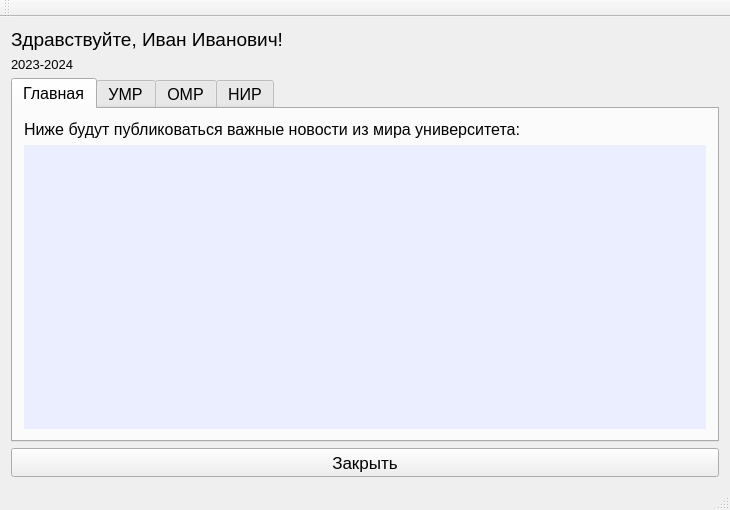
<?xml version="1.0" encoding="UTF-8"?>
<ui version="4.0">
 <class>MainWindow</class>
 <widget class="QMainWindow" name="MainWindow">
  <property name="geometry">
   <rect>
    <x>0</x>
    <y>0</y>
    <width>730</width>
    <height>510</height>
   </rect>
  </property>
  <property name="minimumSize">
   <size>
    <width>730</width>
    <height>510</height>
   </size>
  </property>
  <property name="windowTitle">
   <string>Индивидуальный план преподавателя</string>
  </property>
  <widget class="QWidget" name="centralWidget">
   <layout class="QVBoxLayout" name="verticalLayout">
    <item>
     <widget class="QLabel" name="label_2">
      <property name="font">
       <font>
        <pointsize>14</pointsize>
       </font>
      </property>
      <property name="text">
       <string>Здравствуйте, Иван Иванович!</string>
      </property>
     </widget>
    </item>
    <item>
     <widget class="QLabel" name="label">
      <property name="font">
       <font>
        <pointsize>10</pointsize>
       </font>
      </property>
      <property name="text">
       <string>2023-2024</string>
      </property>
     </widget>
    </item>
    <item>
     <widget class="QTabWidget" name="tabWidget">
      <property name="font">
       <font>
        <pointsize>12</pointsize>
       </font>
      </property>
      <property name="tabShape">
       <enum>QTabWidget::Rounded</enum>
      </property>
      <property name="currentIndex">
       <number>0</number>
      </property>
      <widget class="QWidget" name="tab_4">
       <attribute name="title">
        <string>Главная</string>
       </attribute>
       <layout class="QVBoxLayout" name="verticalLayout_7">
        <item>
         <widget class="QLabel" name="label_3">
          <property name="font">
           <font>
            <pointsize>12</pointsize>
           </font>
          </property>
          <property name="text">
           <string>Ниже будут публиковаться важные новости из мира университета:</string>
          </property>
         </widget>
        </item>
        <item>
         <widget class="QLabel" name="label_4">
          <property name="sizePolicy">
           <sizepolicy hsizetype="Expanding" vsizetype="Expanding">
            <horstretch>0</horstretch>
            <verstretch>0</verstretch>
           </sizepolicy>
          </property>
          <property name="styleSheet">
           <string notr="true">background-color:rgb(235, 238, 255);</string>
          </property>
          <property name="text">
           <string/>
          </property>
         </widget>
        </item>
       </layout>
      </widget>
      <widget class="QWidget" name="tab">
       <attribute name="title">
        <string>УМР</string>
       </attribute>
       <layout class="QVBoxLayout" name="verticalLayout_4">
        <item>
         <widget class="QTableView" name="tableView"/>
        </item>
        <item>
         <layout class="QHBoxLayout" name="horizontalLayout_4">
          <item>
           <widget class="QPushButton" name="pushButton">
            <property name="sizePolicy">
             <sizepolicy hsizetype="Minimum" vsizetype="Maximum">
              <horstretch>0</horstretch>
              <verstretch>0</verstretch>
             </sizepolicy>
            </property>
            <property name="font">
             <font>
              <pointsize>13</pointsize>
             </font>
            </property>
            <property name="text">
             <string>Добавить</string>
            </property>
           </widget>
          </item>
          <item>
           <widget class="QPushButton" name="pushButton_2">
            <property name="sizePolicy">
             <sizepolicy hsizetype="Minimum" vsizetype="Maximum">
              <horstretch>0</horstretch>
              <verstretch>0</verstretch>
             </sizepolicy>
            </property>
            <property name="font">
             <font>
              <pointsize>13</pointsize>
             </font>
            </property>
            <property name="text">
             <string>Удалить</string>
            </property>
           </widget>
          </item>
          <item>
           <widget class="QPushButton" name="pushButton_3">
            <property name="sizePolicy">
             <sizepolicy hsizetype="Minimum" vsizetype="Maximum">
              <horstretch>0</horstretch>
              <verstretch>0</verstretch>
             </sizepolicy>
            </property>
            <property name="font">
             <font>
              <pointsize>13</pointsize>
             </font>
            </property>
            <property name="text">
             <string>Обновить</string>
            </property>
           </widget>
          </item>
         </layout>
        </item>
       </layout>
      </widget>
      <widget class="QWidget" name="tab_2">
       <attribute name="title">
        <string>ОМР</string>
       </attribute>
       <layout class="QVBoxLayout" name="verticalLayout_5">
        <item>
         <widget class="QTableView" name="tableView_2"/>
        </item>
        <item>
         <layout class="QHBoxLayout" name="horizontalLayout_5">
          <item>
           <widget class="QPushButton" name="pushButton_4">
            <property name="font">
             <font>
              <pointsize>13</pointsize>
             </font>
            </property>
            <property name="text">
             <string>Добавить</string>
            </property>
           </widget>
          </item>
          <item>
           <widget class="QPushButton" name="pushButton_5">
            <property name="font">
             <font>
              <pointsize>13</pointsize>
             </font>
            </property>
            <property name="text">
             <string>Удалить</string>
            </property>
           </widget>
          </item>
          <item>
           <widget class="QPushButton" name="pushButton_6">
            <property name="font">
             <font>
              <pointsize>13</pointsize>
             </font>
            </property>
            <property name="text">
             <string>Обновить</string>
            </property>
           </widget>
          </item>
         </layout>
        </item>
       </layout>
      </widget>
      <widget class="QWidget" name="tab_3">
       <attribute name="title">
        <string>НИР</string>
       </attribute>
       <layout class="QVBoxLayout" name="verticalLayout_6">
        <item>
         <widget class="QTableView" name="tableView_3"/>
        </item>
        <item>
         <layout class="QHBoxLayout" name="horizontalLayout_6">
          <item>
           <widget class="QPushButton" name="pushButton_7">
            <property name="font">
             <font>
              <pointsize>13</pointsize>
             </font>
            </property>
            <property name="text">
             <string>Добавить</string>
            </property>
           </widget>
          </item>
          <item>
           <widget class="QPushButton" name="pushButton_8">
            <property name="font">
             <font>
              <pointsize>13</pointsize>
             </font>
            </property>
            <property name="text">
             <string>Удалить</string>
            </property>
           </widget>
          </item>
          <item>
           <widget class="QPushButton" name="pushButton_9">
            <property name="font">
             <font>
              <pointsize>13</pointsize>
             </font>
            </property>
            <property name="text">
             <string>Обновить</string>
            </property>
           </widget>
          </item>
         </layout>
        </item>
       </layout>
      </widget>
     </widget>
    </item>
    <item>
     <widget class="QPushButton" name="pushButton_10">
      <property name="enabled">
       <bool>true</bool>
      </property>
      <property name="sizePolicy">
       <sizepolicy hsizetype="Preferred" vsizetype="Fixed">
        <horstretch>0</horstretch>
        <verstretch>0</verstretch>
       </sizepolicy>
      </property>
      <property name="minimumSize">
       <size>
        <width>75</width>
        <height>29</height>
       </size>
      </property>
      <property name="font">
       <font>
        <pointsize>13</pointsize>
       </font>
      </property>
      <property name="text">
       <string>Закрыть</string>
      </property>
     </widget>
    </item>
   </layout>
  </widget>
  <widget class="QToolBar" name="mainToolBar">
   <attribute name="toolBarArea">
    <enum>TopToolBarArea</enum>
   </attribute>
   <attribute name="toolBarBreak">
    <bool>false</bool>
   </attribute>
  </widget>
  <widget class="QStatusBar" name="statusBar"/>
 </widget>
 <layoutdefault spacing="6" margin="11"/>
 <resources/>
 <connections/>
</ui>
